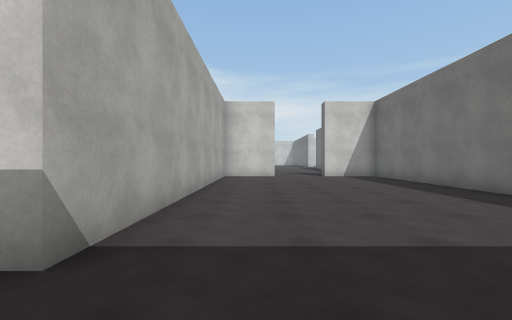
View 1 (above)

22 first-person views from a walk through a 3-D level made in the Unity game engine. The camera is 1.3 m above the floor, looks level and sees 90° across. The floor is counted in squares, 2 m on a side. Each view is taken from the middle of a square. On the plan, view 1 faces up. The plan holds only what a view shows up to about 9 squares ahead; the rest is blank. The place goes on beyond the plan. Surface patterns are stand-ins for the level's own textures.

View 2
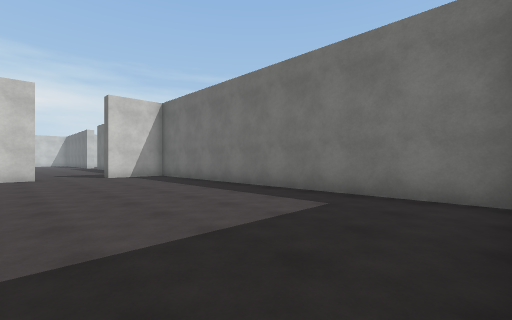

View 3
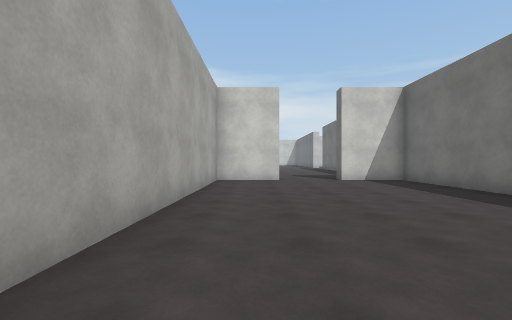

View 4
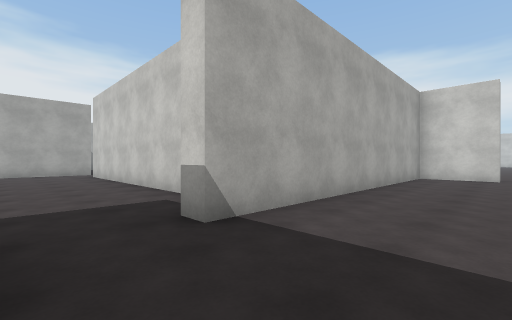

View 5
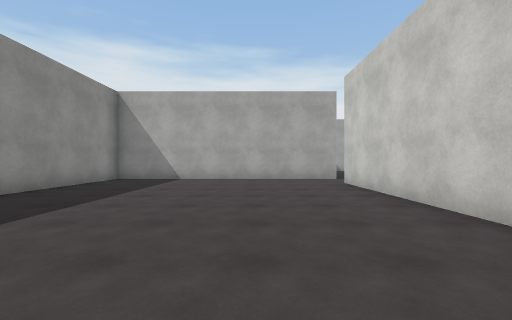

View 6
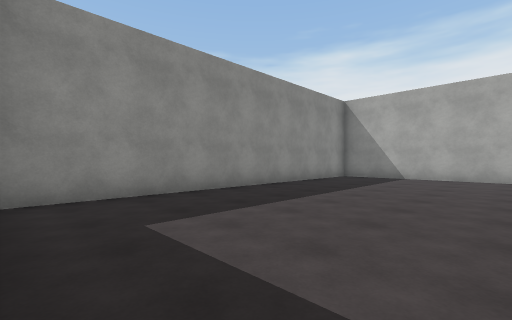

View 7
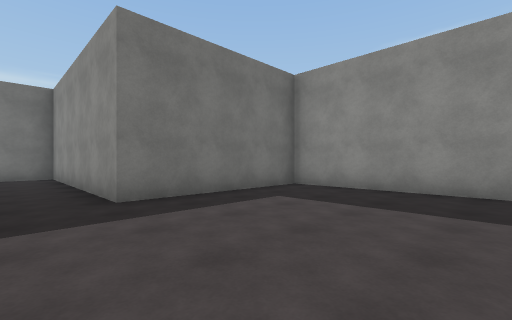

View 8
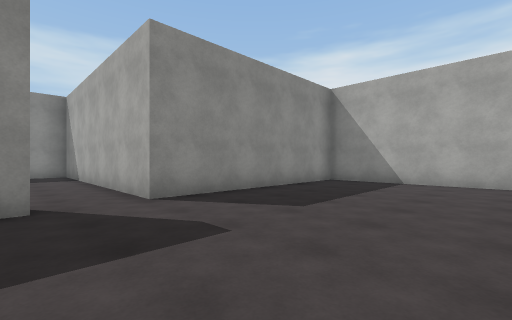

View 9
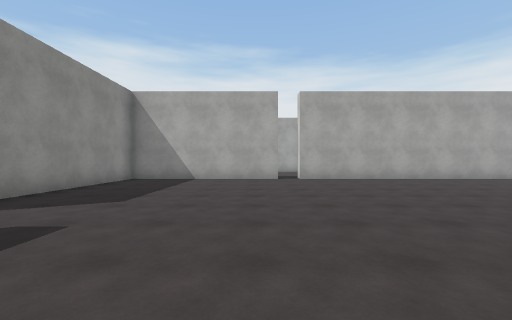

View 10
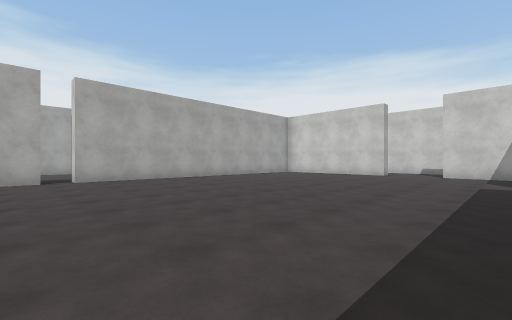

View 11
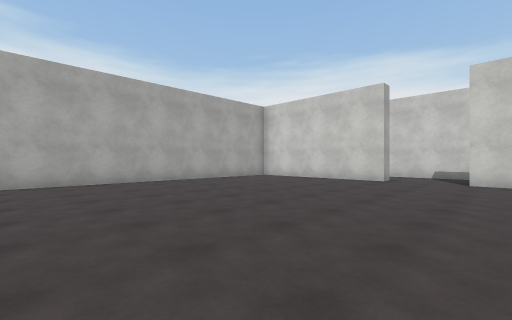

View 12
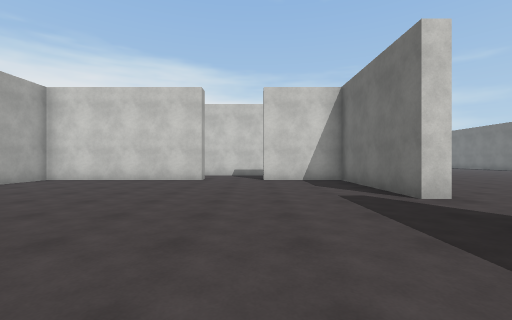

View 13
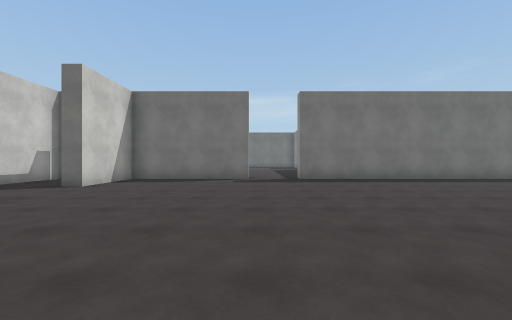

View 14
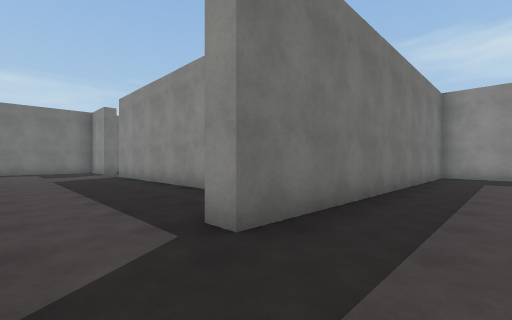

View 15
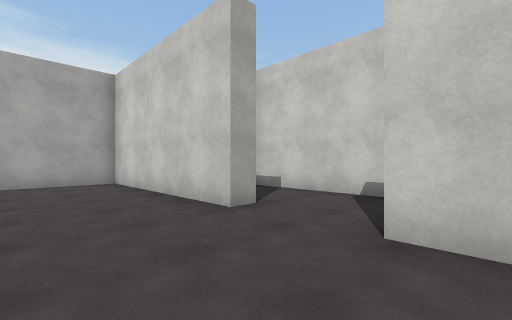

View 16
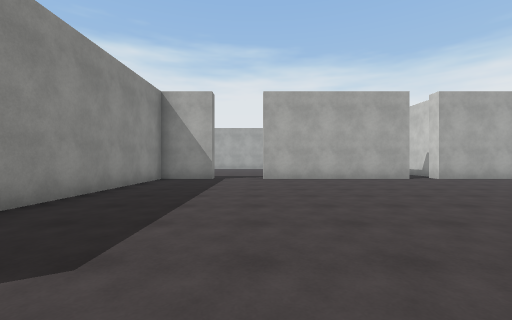

View 17
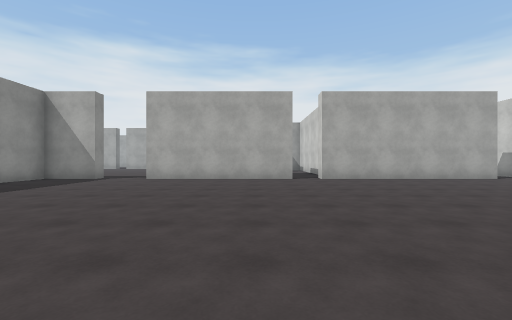

View 18
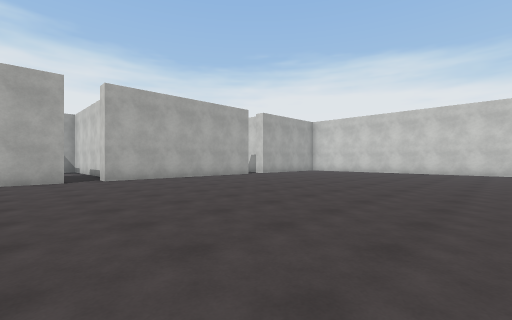

View 19
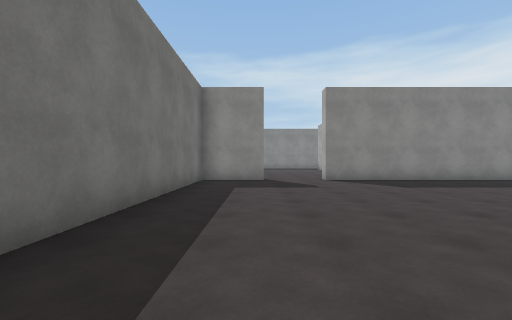

View 20
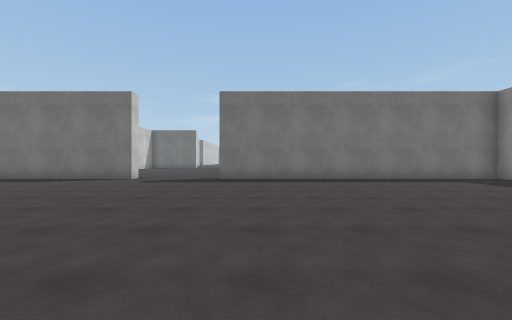

View 21
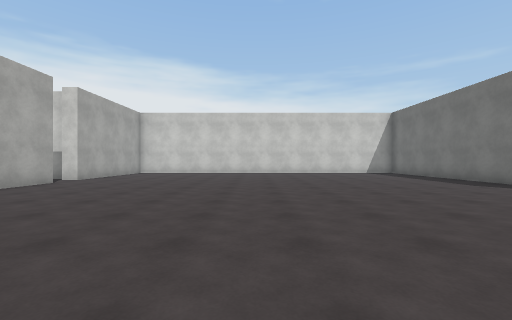

View 22
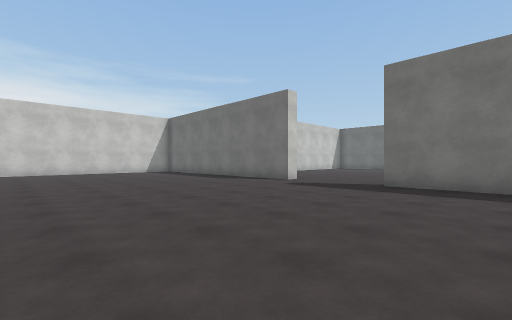

### Floor plan
Ten units are one square. View 1 is at (0, 0); x grows to the right and y downward. Boxes are objects, and circles mark ways between rooms. Rooms are numbered by the first view taken in them; rooms with no view inside come last. Other rooms are left out.
<svg viewBox="-187 -285 244 337">
<path fill="none" stroke="#000" d="M-18 3 48 3 48 -103 28 -103M7 -103 -12 -103 -12 -15 -18 -15M-35 -25 -102 -25M-118 -15 -118 47 -18 47 -18 3M-177 -79 -177 -28 -118 -28 -118 -15M-83 -143 -83 -183 -107 -183M-102 -30 -83 -30 -83 -125M-127 -183 -177 -183 -177 -85 -182 -85M-77 -192 -77 -143 -83 -143M52 -232 48 -232 48 -280M28 -103 28 -108 48 -108 48 -202M-83 -125 -77 -125 -77 -108 7 -108 7 -103M-77 -264 -77 -203M-77 -280 -77 -272M-127 -188 -127 -183M-107 -183 -107 -188M-82 -208 -148 -208"/>
<circle cx="-20" cy="-5" r="3" fill="#2a7"/>
<circle cx="15" cy="-100" r="3" fill="#2a7"/>
<circle cx="-110" cy="-20" r="3" fill="#2a7"/>
<circle cx="-80" cy="-135" r="3" fill="#2a7"/>
<circle cx="-115" cy="-180" r="3" fill="#2a7"/>
<circle cx="-80" cy="-200" r="3" fill="#2a7"/>
<text x="10" y="-40">1</text>
<text x="-70" y="10">2</text>
<text x="-130" y="-100">3</text>
<text x="-10" y="-190">4</text>
<text x="-120" y="-190">5</text>
</svg>
Room 1 opens to room 2. Room 1 opens to room 4. Room 2 opens to room 3. Room 3 opens to room 4. Room 3 opens to room 5. Room 4 opens to room 5.

Where each view was taken, in squares from view 1:
view 1: 0 up, 0 right, facing up
view 2: 0 up, 0 right, facing up-right
view 3: 2 up, 0 right, facing up
view 4: 0 up, 1 right, facing up-left
view 5: 0 up, 3 left, facing left
view 6: 0 up, 2 left, facing down-left
view 7: 1 up, 6 left, facing down-right
view 8: 7 up, 10 left, facing down-left
view 9: 7 up, 9 left, facing left
view 10: 7 up, 9 left, facing up-left
view 11: 10 up, 10 left, facing up-left
view 12: 10 up, 11 left, facing up
view 13: 14 up, 17 left, facing right
view 14: 14 up, 10 left, facing down-right
view 15: 16 up, 10 left, facing up-left
view 16: 14 up, 1 right, facing left
view 17: 18 up, 1 right, facing left
view 18: 18 up, 1 right, facing up-left
view 19: 19 up, 3 right, facing down
view 20: 19 up, 4 left, facing right
view 21: 19 up, 2 left, facing up
view 22: 18 up, 2 left, facing up-right
